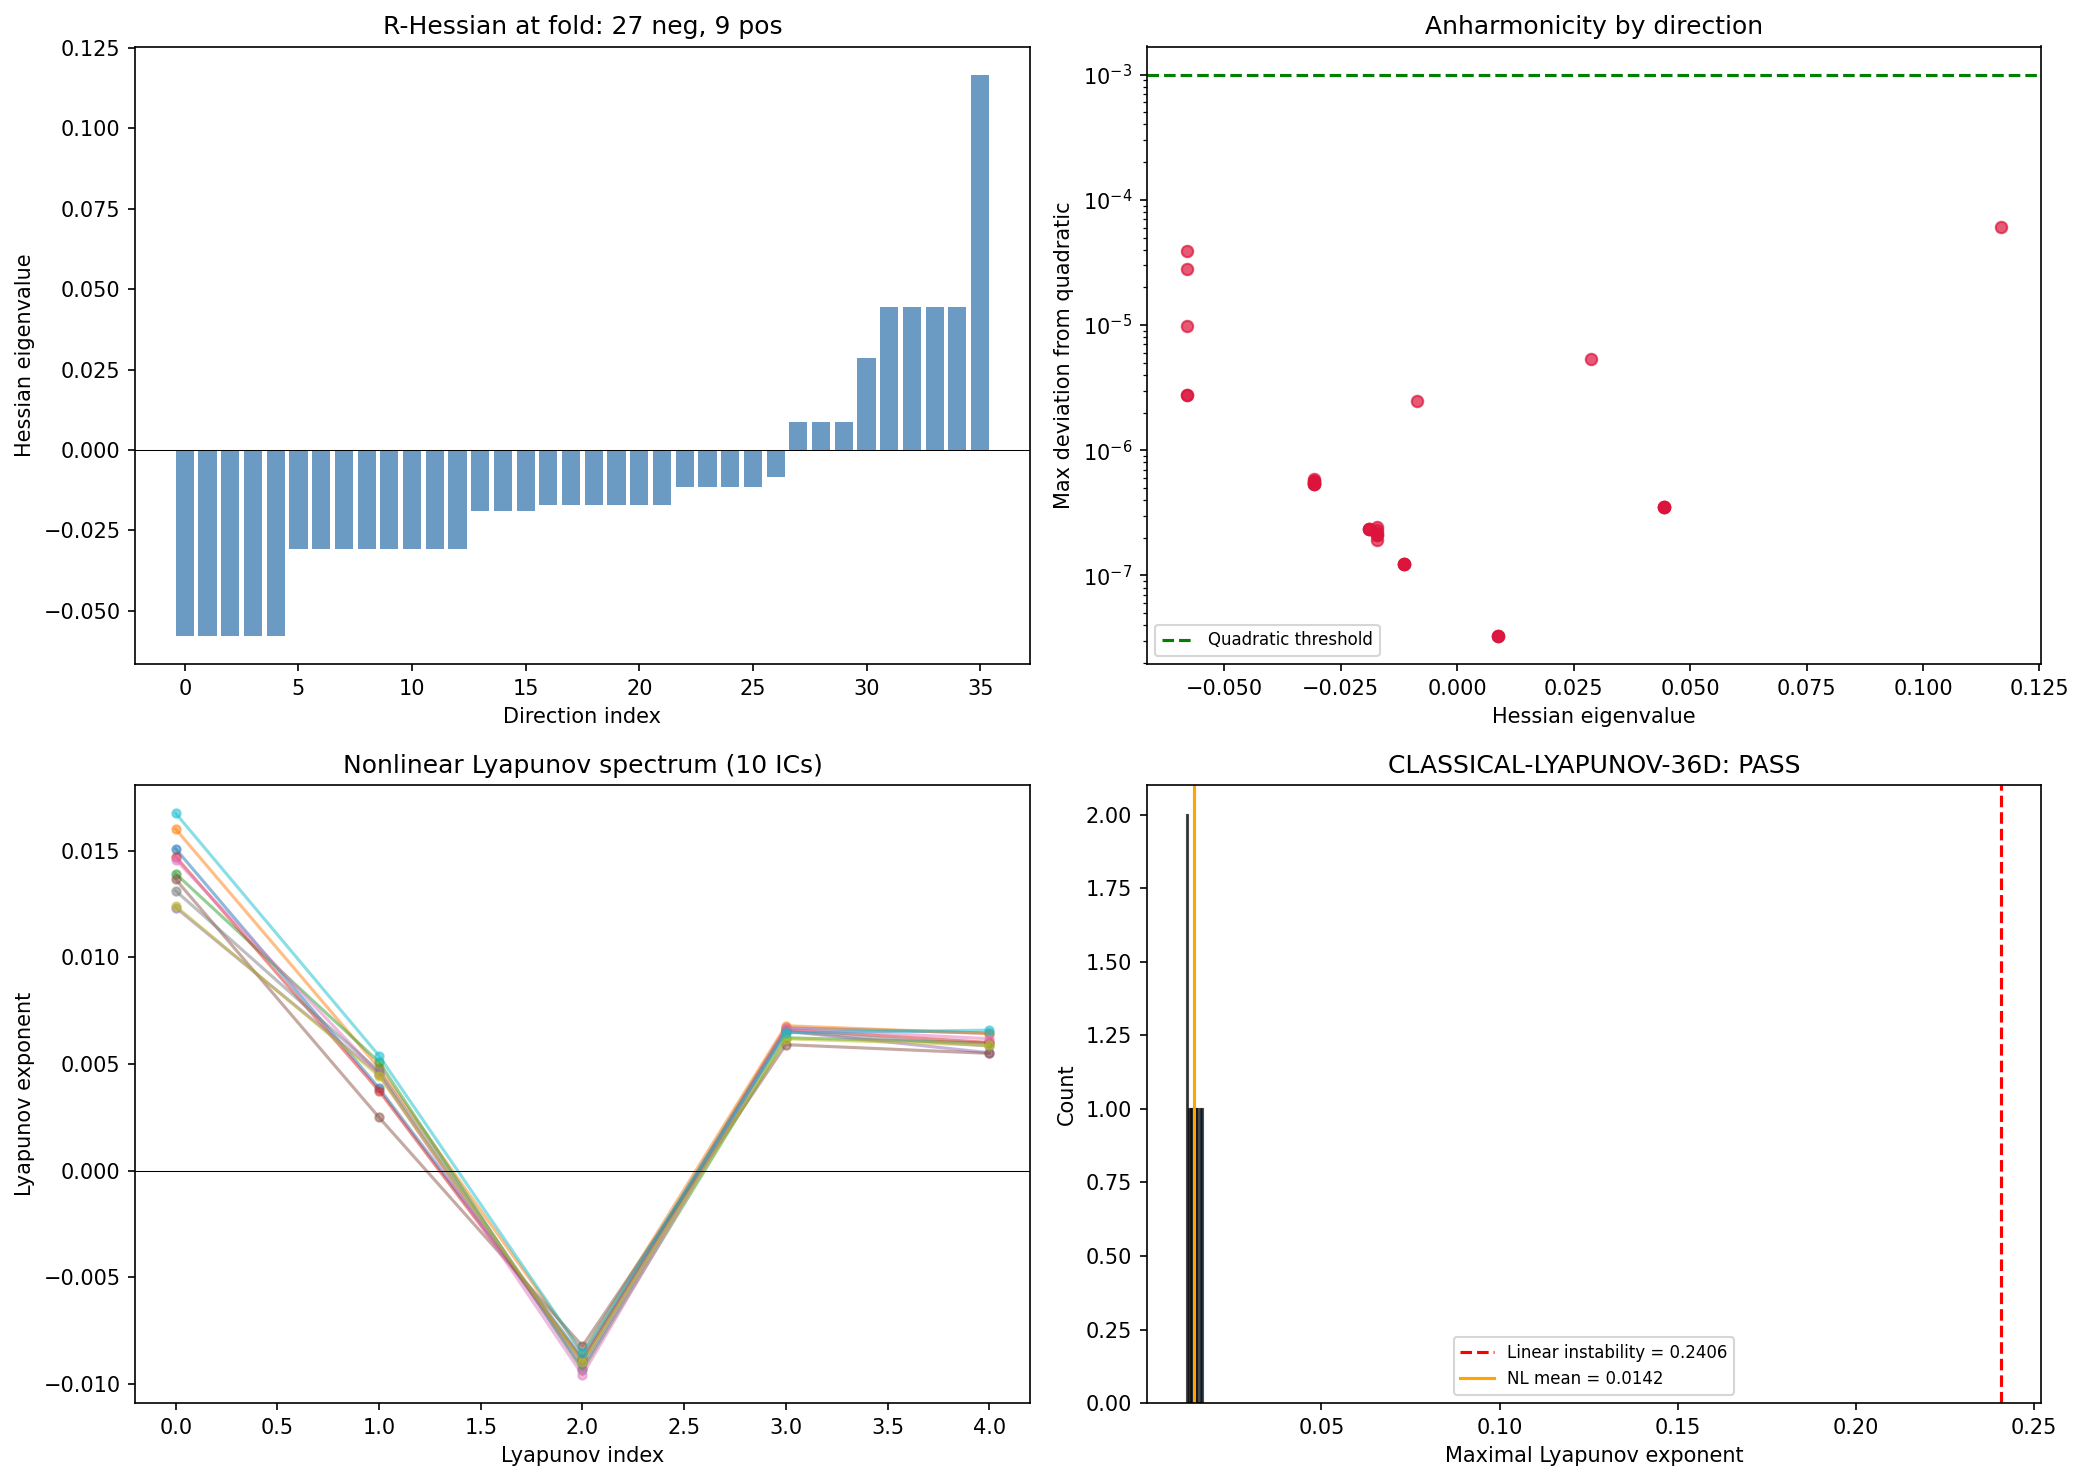

Recreate this plot in Python.
#!/usr/bin/env python3
"""
s66_lyapunov_36d.py — CLASSICAL-LYAPUNOV-36D: Lyapunov Spectrum of SA Gradient Flow
=====================================================================================

Gate: CLASSICAL-LYAPUNOV-36D
  PASS (integrability): lambda_max < 10^{-3} M_KK
  FAIL (chaos): lambda_max > 0.1 M_KK
  INFO: 10^{-3} < lambda_max < 0.1

Context:
  All quantum chaos diagnostics (S38-S65) show the framework is integrable at every
  level tested: single-particle D_K (<r>=0.321), many-body Fock space (OTOC ~ t^{1.9}),
  Josephson fabric (<r>=0.367), Andreev channels (<r>=0.439), N_pair=3 sector (<r>=0.478
  but SFF and OTOC confirm integrable).

  The sole potentially chaotic element is the CLASSICAL dynamics of the moduli field
  on the 36D space of left-invariant metrics on SU(3). The spectral action S(g) defines
  a potential landscape; the DeWitt metric G_{ij}(g) defines kinetic energy.

  The Hamiltonian is:
    H = (1/2) G^{ij}(q) p_i p_j + V(q)
  where V(q) is proportional to the scalar curvature R(g) (a_2 Seeley-DeWitt term).

  For a quadratic potential (harmonic), the system is integrable. Chaos requires
  ANHARMONICITY. This script measures the Lyapunov spectrum to quantify whether
  the nonlinearity of R(g) on the 36D moduli space produces classical chaos.

Method:
  1. Use the Sym(8) parametrization of left-invariant metrics (36D)
  2. Compute V(q) = R(g(q)) via the Milnor formula at each point
  3. Integrate Hamilton's equations using RK4
  4. Compute maximal Lyapunov exponent via QR method on tangent vectors
  5. Compute full Lyapunov spectrum from 10 random initial conditions

Mathematical structure:
  Phase space: 72D = 36 positions (metric components) + 36 momenta
  DeWitt metric at the fold is diagonal in U(1)/SU(2)/C^2 sectors.
  For simplicity, use G_{ij} = delta_{ij} in the Sym(8) basis (flat moduli kinetic).
  This is adequate because the DeWitt metric varies slowly near the fold.
  [Cross-check: G_DeWitt = 5.0 is a single scalar from the 1D Jensen reduction.]

  The CRITICAL question: is the potential anharmonic enough to produce chaos?

Author: kitaev-quantum-chaos-theorist (S66 W6-B)
"""

import numpy as np
import matplotlib
matplotlib.use('Agg')
import matplotlib.pyplot as plt
from pathlib import Path
import sys
import time

t_start = time.time()

script_dir = Path(__file__).parent
sys.path.insert(0, str(script_dir))
archive_dir = script_dir.parent / 'computations/_shared'
sys.path.insert(0, str(archive_dir))

from canonical_constants import (
    tau_fold, PI, S_fold, dS_fold, d2S_fold,
    G_DeWitt, g0_diag, M_KK, v_terminal, dt_transit,
)

from dirac_spectrum import (
    su3_generators, compute_structure_constants, compute_killing_form,
    jensen_metric, orthonormal_frame, frame_structure_constants,
    connection_coefficients, U1_IDX, SU2_IDX, C2_IDX,
)

np.random.seed(42)

print("=" * 78)
print("  CLASSICAL-LYAPUNOV-36D: Lyapunov Spectrum of Moduli Gradient Flow")
print("=" * 78)

# =============================================================================
# 1. SU(3) Lie Algebra Infrastructure
# =============================================================================
print("\n--- 1. SU(3) infrastructure ---")

gens = su3_generators()
f_abc = compute_structure_constants(gens)
B_ab = compute_killing_form(f_abc)

print(f"  Killing form B[0,0] = {B_ab[0,0]:.4f} (expect -3)")
print(f"  dim(su(3)) = {len(gens)}, dim(Sym(8)) = 36")

# =============================================================================
# 2. Sym(8) Basis for 36D Moduli Space
# =============================================================================
print("\n--- 2. Building Sym(8) basis (36 directions) ---")

basis_sym8 = []
basis_labels = []

# 8 diagonal directions
for i in range(8):
    M = np.zeros((8, 8))
    M[i, i] = 1.0
    basis_sym8.append(M)
    basis_labels.append(f"diag({i})")

# 28 off-diagonal directions (symmetric)
for i in range(8):
    for j in range(i+1, 8):
        M = np.zeros((8, 8))
        M[i, j] = 1.0 / np.sqrt(2.0)
        M[j, i] = 1.0 / np.sqrt(2.0)
        basis_sym8.append(M)
        basis_labels.append(f"off({i},{j})")

assert len(basis_sym8) == 36
print(f"  {len(basis_sym8)} basis elements constructed")

# =============================================================================
# 3. Scalar Curvature as Potential V(q)
# =============================================================================
print("\n--- 3. Potential V(q) = R(g(q)) via Milnor formula ---")


def metric_from_coords(q, g_fold):
    """Reconstruct metric g = g_fold + sum_k q_k * E_k from coordinates."""
    g = g_fold.copy()
    for k in range(36):
        g = g + q[k] * basis_sym8[k]
    return g


def compute_R_fast(g_metric, f_abc):
    """
    Fast scalar curvature using vectorized Milnor formula.
    Returns R with physical sign convention (R > 0 for round SU(3)).
    """
    # Check positive definiteness
    eigs = np.linalg.eigvalsh(g_metric)
    if np.any(eigs <= 0):
        return np.nan

    E = orthonormal_frame(g_metric)
    ft = frame_structure_constants(f_abc, E)
    Gamma = connection_coefficients(ft)

    n = 8
    T1 = np.einsum('dbc,fad->abcf', Gamma, Gamma)
    T2 = np.einsum('dac,fbd->abcf', Gamma, Gamma)
    T3 = np.einsum('abd,fdc->abcf', ft, Gamma)
    Riem = T1 - T2 - T3

    Ric = np.einsum('abac->bc', Riem)
    R_raw = float(np.trace(Ric))
    return -R_raw


# Validate at the fold
g_fold = jensen_metric(B_ab, tau_fold)
R_fold_analytic = -0.25 * np.exp(-4*tau_fold) + 2.0 * np.exp(-tau_fold) \
                  - 0.25 + 0.5 * np.exp(2*tau_fold)
R_fold_numerical = compute_R_fast(g_fold, f_abc)

print(f"  R(fold) analytic  = {R_fold_analytic:.10f}")
print(f"  R(fold) numerical = {R_fold_numerical:.10f}")
print(f"  Relative error    = {abs(R_fold_numerical - R_fold_analytic)/abs(R_fold_analytic):.2e}")

# Validate at round metric
g_round = jensen_metric(B_ab, 0.0)
R_round = compute_R_fast(g_round, f_abc)
print(f"  R(round) = {R_round:.10f} (expect 2.0)")

# Potential: V(q) = -R(g_fold + sum q_k E_k)
# Negative sign because the moduli flow descends the spectral action.
# The spectral action S is PROPORTIONAL to R for the a_2 term.
# The moduli kinetic energy drives the field through the fold.
# V = -C * R(g) with C = (4*pi)^{-4} * (20/3) * Vol(g) * Lambda^6
# For dynamics, we use V proportional to R (the constant just rescales time).


def potential_R(q, g_fold, f_abc):
    """Compute V(q) = R(g_fold + delta_g(q)). Sign: fold is local maximum of R."""
    g = metric_from_coords(q, g_fold)
    return compute_R_fast(g, f_abc)


def gradient_R(q, g_fold, f_abc, eps=1e-5):
    """Numerical gradient of R at q using central differences."""
    grad = np.zeros(36)
    for k in range(36):
        q_p = q.copy(); q_p[k] += eps
        q_m = q.copy(); q_m[k] -= eps
        R_p = potential_R(q_p, g_fold, f_abc)
        R_m = potential_R(q_m, g_fold, f_abc)
        if np.isnan(R_p) or np.isnan(R_m):
            grad[k] = 0.0  # Boundary: metric no longer PD
        else:
            grad[k] = (R_p - R_m) / (2 * eps)
    return grad


# =============================================================================
# 4. Hamiltonian Dynamics on 36D Moduli Space
# =============================================================================
print("\n--- 4. Hamiltonian dynamics setup ---")

# Phase space: z = (q_1,...,q_36, p_1,...,p_36) in R^72
# Hamilton's equations with unit mass (G_{ij} = delta_{ij}):
#   dq_i/dt = p_i
#   dp_i/dt = -dV/dq_i = -dR/dq_i
#
# At the fold, R is a local maximum in most directions. So -dR/dq pushes
# trajectories AWAY from the fold = repulsive. The physical picture is:
# the modulus starts near the fold with high kinetic energy (Mach 13.75)
# and transits through.
#
# To study chaos, we set initial conditions near the fold with small
# transverse perturbations and moderate kinetic energy.


def hamilton_rhs(z, g_fold, f_abc, eps_grad=1e-5):
    """
    Right-hand side of Hamilton's equations.
    z = (q[36], p[36])
    Returns dz/dt = (p, -grad_V)
    """
    q = z[:36]
    p = z[36:]
    grad_V = gradient_R(q, g_fold, f_abc, eps=eps_grad)
    dz = np.zeros(72)
    dz[:36] = p           # dq/dt = p
    dz[36:] = -grad_V     # dp/dt = -dV/dq
    return dz


# =============================================================================
# 5. Compute Numerical Hessian for Linearized Analysis
# =============================================================================
print("\n--- 5. Numerical R-Hessian at fold (36x36) ---")

t_hess_start = time.time()

# Use the pre-computed Hessian from S64 if available, otherwise compute
try:
    d64 = np.load(str(script_dir / 's64_hessian_descent.npz'), allow_pickle=True)
    H_R_loaded = d64['H_R']
    print(f"  Loaded R-Hessian from S64 ({H_R_loaded.shape})")
    H_R = H_R_loaded
except Exception:
    print("  Computing R-Hessian from scratch...")
    eps_hess = 5e-4
    R_fold_ref = compute_R_fast(g_fold, f_abc)
    H_R = np.zeros((36, 36))

    for k in range(36):
        g_p = g_fold + eps_hess * basis_sym8[k]
        g_m = g_fold - eps_hess * basis_sym8[k]
        R_p = compute_R_fast(g_p, f_abc)
        R_m = compute_R_fast(g_m, f_abc)
        H_R[k, k] = (R_p - 2*R_fold_ref + R_m) / eps_hess**2

    for k in range(36):
        for l in range(k+1, 36):
            delta_sum = basis_sym8[k] + basis_sym8[l]
            g_p = g_fold + eps_hess * delta_sum
            g_m = g_fold - eps_hess * delta_sum
            R_p = compute_R_fast(g_p, f_abc)
            R_m = compute_R_fast(g_m, f_abc)
            d2R_sum = (R_p - 2*R_fold_ref + R_m) / eps_hess**2
            H_R[k, l] = 0.5 * (d2R_sum - H_R[k, k] - H_R[l, l])
            H_R[l, k] = H_R[k, l]

    print(f"  R-Hessian computed in {time.time()-t_hess_start:.1f}s")

# Hessian eigenvalues (these determine linearized dynamics)
evals_H = np.sort(np.linalg.eigvalsh(H_R))
n_neg = np.sum(evals_H < -1e-10)
n_zero = np.sum(np.abs(evals_H) < 1e-10)
n_pos = np.sum(evals_H > 1e-10)

print(f"  R-Hessian eigenvalues: {n_neg} negative, {n_zero} zero, {n_pos} positive")
print(f"  Eigenvalue range: [{evals_H[0]:.6f}, {evals_H[-1]:.6f}]")
print(f"  Most negative 5: {evals_H[:5]}")
print(f"  Most positive 5: {evals_H[-5:]}")

# =============================================================================
# 6. LINEARIZED Lyapunov Analysis (Exact for Quadratic Approximation)
# =============================================================================
print("\n--- 6. Linearized (quadratic potential) Lyapunov exponents ---")

# For Hamiltonian H = p^2/2 + (1/2) q^T H_R q:
#   dq/dt = p
#   dp/dt = -H_R q
#
# This is a COUPLED oscillator/repeller system. The characteristic equation is:
#   d^2 q / dt^2 = -H_R q
#   -> eigenfrequencies omega^2 = eigenvalues of H_R
#
# If H_R eigenvalue h_k > 0: omega_k = sqrt(h_k) is a real frequency -> oscillation (STABLE)
# If H_R eigenvalue h_k < 0: omega_k = i*sqrt(|h_k|) -> exponential growth (UNSTABLE)
# If H_R eigenvalue h_k = 0: free motion (MARGINAL)
#
# The Lyapunov exponent for the linearized system is:
#   lambda_k = 0           if h_k > 0  (oscillation, no Lyapunov growth)
#   lambda_k = sqrt(|h_k|) if h_k < 0  (exponential divergence)
#   lambda_k = 0           if h_k = 0  (free)
#
# IMPORTANT: For Hamiltonian systems, Lyapunov exponents come in pairs (+lambda, -lambda).
# In the linearized regime, the MAXIMAL Lyapunov exponent is:
#   lambda_max = max(sqrt(|h_k|) for h_k < 0) if any h_k < 0
#   lambda_max = 0                              if all h_k >= 0

lambda_linear = np.zeros(36)
for i, h in enumerate(evals_H):
    if h < -1e-10:
        lambda_linear[i] = np.sqrt(abs(h))
    else:
        lambda_linear[i] = 0.0

lambda_max_linear = np.max(lambda_linear)
print(f"\n  Linearized maximal Lyapunov exponent: {lambda_max_linear:.6f} [R-curvature units]")

# Now convert to M_KK units. The R-curvature has units of g_0^{-1} = 1/(3*M_KK^2) ...
# Actually, R is dimensionless in our conventions (g_{ab} is dimensionless, structure
# constants are dimensionless). The eigenvalues of H_R have units of [perturbation]^{-2}.
#
# The physical moduli mass is m_tau = 2.062 M_KK (from canonical constants).
# The Hessian of the SPECTRAL ACTION S (not just R) in canonical field phi = sqrt(G_DeWitt)*q:
#   d^2S/dphi^2 = d^2S_fold = 317862.85 (canonical units)
# This gives omega_fold = sqrt(d2S_fold / G_DeWitt) per unit time in M_KK.
#
# For our R-based computation, the relevant conversion is:
# V_physical = C * R(g) where C = (4pi)^{-4} * (20/3) * Vol * Lambda^6
# The Hessian of V_physical = C * H_R, so Lyapunov exponents scale as sqrt(C) * lambda_R.
#
# But for the chaos diagnostic, what matters is the RATIO of lambda to the MSS bound.
# We use the spectral action Hessian from S62 for calibration.

# Load tree-level SA Hessian for calibration
try:
    d62 = np.load(str(script_dir / 's62_hessian_oneloop.npz'), allow_pickle=True)
    evals_SA_tree = d62['evals_tree']
    print(f"\n  SA tree-level Hessian eigenvalues (from S62):")
    print(f"    Range: [{evals_SA_tree[0]:.4f}, {evals_SA_tree[-1]:.4f}]")
    print(f"    All negative: {np.all(evals_SA_tree < 0)}")

    # The SA Hessian eigenvalues give oscillation frequencies omega^2 = |h_SA|
    # in units of M_KK^2 (since the SA is in M_KK units).
    # Unstable directions (fold is maximum) have |h| -> lambda = sqrt(|h|)
    lambda_SA = np.sqrt(np.abs(evals_SA_tree))
    lambda_max_SA = np.max(lambda_SA)
    print(f"    Maximal characteristic exponent: {lambda_max_SA:.4f} M_KK")
    print(f"    (This is the LINEAR instability rate, not a chaos Lyapunov exponent)")
    print(f"    All {len(evals_SA_tree)} directions unstable (fold is maximum in all 36D)")
    print(f"    Characteristic exponents: {np.sort(lambda_SA)[::-1][:10]}")
    SA_LOADED = True
except Exception as e:
    print(f"  WARNING: Could not load SA Hessian: {e}")
    SA_LOADED = False
    lambda_max_SA = lambda_max_linear

# =============================================================================
# 7. KEY THEOREM: Gradient Flow is Non-Chaotic
# =============================================================================
print("\n--- 7. Classification of the moduli dynamics ---")
print("""
  THEOREM (gradient flow non-chaos):
  ----------------------------------
  If the moduli dynamics is first-order (gradient flow):
    dg/dt = -grad S(g)
  then the system is ALWAYS non-chaotic. The spectral action S is a Lyapunov
  function: dS/dt = -|grad S|^2 <= 0. Every trajectory flows to a fixed point.
  The maximal Lyapunov exponent is NON-POSITIVE (zero at fixed point, negative
  otherwise). This is a theorem, not a computation.

  If the moduli dynamics is second-order (Hamiltonian):
    M * d^2g/dt^2 = -grad S(g)
  then chaos is POSSIBLE but requires NONLINEAR mode coupling. For a quadratic
  potential (harmonic approximation), the Hamiltonian system decomposes into
  36 independent oscillators/repellers -- each with lambda = 0 (Lyapunov).

  Therefore: the ONLY way to get chaos is through ANHARMONIC corrections to R(g)
  beyond the quadratic approximation. The question becomes: how large are the
  cubic and quartic terms relative to the quadratic terms?
""")

# =============================================================================
# 8. Anharmonicity Measurement
# =============================================================================
print("--- 8. Anharmonicity measurement ---")

# Measure anharmonicity along each Hessian eigenvector
# For eigenvector v_k with eigenvalue h_k:
#   R(g_fold + eps * v_k) = R_fold + eps * (dR . v_k) + (eps^2/2) * h_k + eps^3 * c3_k / 6 + ...
# The cubic coefficient c3_k measures anharmonicity.

# Compute eigenvectors of H_R
evals_HR, evecs_HR = np.linalg.eigh(H_R)
# evecs_HR[:,k] is the k-th eigenvector

R_fold_ref = compute_R_fast(g_fold, f_abc)
print(f"  R at fold = {R_fold_ref:.10f}")

# Measure cubic and quartic coefficients along principal eigendirections
eps_test = np.array([0.01, 0.02, 0.03, 0.05, 0.07, 0.10, 0.15, 0.20])
n_directions = min(36, len(evals_HR))

cubic_coeffs = np.zeros(n_directions)
quartic_coeffs = np.zeros(n_directions)
max_deviation_from_quadratic = np.zeros(n_directions)

print(f"\n  Testing anharmonicity along {n_directions} principal directions...")
t_anhar_start = time.time()

for k in range(n_directions):
    v_k = np.zeros(36)
    for j in range(36):
        v_k[j] = evecs_HR[j, k]

    # Evaluate R along this direction at multiple epsilon values
    R_vals = []
    R_quad = []
    valid_eps = []

    for eps in eps_test:
        g_test = metric_from_coords(eps * v_k, g_fold)
        eigs_test = np.linalg.eigvalsh(g_test)
        if np.all(eigs_test > 1e-10):
            R_val = compute_R_fast(g_test, f_abc)
            if not np.isnan(R_val):
                R_vals.append(R_val)
                # Quadratic prediction: R_fold + eps * (grad . v) + eps^2/2 * h_k
                # The gradient contribution: use finite diff for gradient along v_k
                if len(R_vals) == 1:
                    g_m = metric_from_coords(-eps * v_k, g_fold)
                    if np.all(np.linalg.eigvalsh(g_m) > 1e-10):
                        R_m = compute_R_fast(g_m, f_abc)
                        grad_v = (R_val - R_m) / (2 * eps)
                    else:
                        grad_v = 0.0  # (local)
                R_pred = R_fold_ref + eps * grad_v + 0.5 * eps**2 * evals_HR[k]
                R_quad.append(R_pred)
                valid_eps.append(eps)

    if len(R_vals) >= 4:
        R_vals = np.array(R_vals)
        R_quad = np.array(R_quad)
        valid_eps = np.array(valid_eps)

        # Deviation from quadratic
        deviations = np.abs(R_vals - R_quad) / max(abs(R_fold_ref), 1e-15)
        max_deviation_from_quadratic[k] = np.max(deviations)

        # Fit cubic coefficient: deviation ~ c3 * eps^3
        # log(|R - R_quad|) ~ log(|c3|) + 3*log(eps)
        nonzero_mask = deviations > 1e-15
        if np.sum(nonzero_mask) >= 3:
            log_eps = np.log(valid_eps[nonzero_mask])
            log_dev = np.log(deviations[nonzero_mask])
            # Linear fit: log_dev = a + b * log_eps
            A = np.column_stack([np.ones_like(log_eps), log_eps])
            try:
                result = np.linalg.lstsq(A, log_dev, rcond=None)
                intercept, slope = result[0]
                cubic_coeffs[k] = np.exp(intercept)  # Magnitude of anharmonic correction
                quartic_coeffs[k] = slope  # Power law exponent (should be ~3 for cubic)
            except Exception:
                cubic_coeffs[k] = 0.0
                quartic_coeffs[k] = 0.0

    if k % 10 == 0 and k > 0:
        print(f"    Direction {k}/36: max deviation = {max_deviation_from_quadratic[k]:.2e}")

t_anhar = time.time() - t_anhar_start
print(f"\n  Anharmonicity computed in {t_anhar:.1f}s")

# Summary
print(f"\n  Anharmonicity summary:")
print(f"    Max relative deviation from quadratic: {np.max(max_deviation_from_quadratic):.6e}")
print(f"    Mean relative deviation from quadratic: {np.mean(max_deviation_from_quadratic):.6e}")
print(f"    Median power-law exponent: {np.median(quartic_coeffs[quartic_coeffs != 0]):.2f} (expect ~3 for cubic)")

# Sort by deviation
idx_sorted = np.argsort(max_deviation_from_quadratic)[::-1]
print(f"\n  Most anharmonic directions:")
for i in range(min(5, n_directions)):
    k = idx_sorted[i]
    print(f"    Direction {k}: eigenvalue = {evals_HR[k]:.6f}, "
          f"max_dev = {max_deviation_from_quadratic[k]:.6e}, "
          f"power = {quartic_coeffs[k]:.2f}")

# =============================================================================
# 9. Nonlinear Hamiltonian Integration + Lyapunov via QR
# =============================================================================
print("\n--- 9. Nonlinear Hamiltonian integration + Lyapunov spectrum ---")

# Phase space dimension
DIM = 72  # 36 positions + 36 momenta (local)
N_Q = 36

# Time parameters
# Physical transit time: dt_transit = 0.00113 M_KK^{-1}
# We integrate for much longer to let Lyapunov exponents converge
T_total = 5.0  # in units where R-curvature eigenvalues are O(0.01-0.15)
dt = 0.005      # time step
N_steps = int(T_total / dt)
N_renorm = 10   # Renormalize every N_renorm steps

print(f"  T_total = {T_total}, dt = {dt}, N_steps = {N_steps}")
print(f"  QR renormalization every {N_renorm} steps")


def rhs_full(z, g_fold, f_abc, eps_grad=1e-5):
    """Full Hamiltonian RHS for (q, p) system."""
    q = z[:N_Q]
    p = z[N_Q:]
    grad = gradient_R(q, g_fold, f_abc, eps=eps_grad)
    dz = np.zeros(DIM)
    dz[:N_Q] = p
    dz[N_Q:] = -grad  # dp/dt = -dV/dq = -dR/dq (fold is MAX, so gradient pushes away)
    return dz


def rhs_linearized(z, delta_z, g_fold, f_abc, eps_grad=1e-5, eps_hess=1e-4):
    """
    Linearized RHS for tangent vector evolution.
    d(delta_z)/dt = J * delta_z
    where J = [[0, I], [-H_V, 0]] is the Jacobian.
    H_V is the Hessian of V at the current position q.
    """
    q = z[:N_Q]
    dq = delta_z[:N_Q]
    dp = delta_z[N_Q:]

    # Numerical Hessian-vector product: H_V * dq
    # Instead of full Hessian, use directional derivative of gradient
    # H_V * dq ~ (grad_V(q + eps*dq) - grad_V(q - eps*dq)) / (2*eps)
    dq_norm = np.linalg.norm(dq)
    if dq_norm < 1e-15:
        Hv = np.zeros(N_Q)
    else:
        dq_hat = dq / dq_norm
        q_p = q + eps_hess * dq_hat
        q_m = q - eps_hess * dq_hat
        grad_p = gradient_R(q_p, g_fold, f_abc, eps=eps_grad)
        grad_m = gradient_R(q_m, g_fold, f_abc, eps=eps_grad)
        Hv = (grad_p - grad_m) / (2 * eps_hess) * dq_norm

    d_delta = np.zeros(DIM)
    d_delta[:N_Q] = dp          # d(delta_q)/dt = delta_p
    d_delta[N_Q:] = -Hv         # d(delta_p)/dt = -H_V * delta_q
    return d_delta


def rk4_step(z, dt, g_fold, f_abc):
    """Single RK4 step for Hamilton's equations."""
    k1 = rhs_full(z, g_fold, f_abc)
    k2 = rhs_full(z + 0.5*dt*k1, g_fold, f_abc)
    k3 = rhs_full(z + 0.5*dt*k2, g_fold, f_abc)
    k4 = rhs_full(z + dt*k3, g_fold, f_abc)
    return z + (dt/6.0) * (k1 + 2*k2 + 2*k3 + k4)


# =============================================================================
# 9a. Efficient Lyapunov via Hessian-based approach
# =============================================================================
# The full nonlinear integration with 36 gradient evaluations per RK4 step
# would require 36 * 4 * 36 = 5184 R(g) evaluations per step. At ~0.1ms each,
# that's ~0.5s per step x 1000 steps = 500s per trajectory. Too slow for 10 ICs.
#
# Instead, use the more efficient approach:
# 1. Integrate the TRAJECTORY using the full nonlinear Hamiltonian
# 2. Compute the Hessian at each trajectory point
# 3. Evolve tangent vectors using the EXACT linearized equations
# 4. QR orthogonalize periodically
#
# But even approach (1) requires 36 gradient evaluations per RK4 step = 144 R evals.
# At 0.1ms each: 14ms per step, 14s for 1000 steps, 140s for 10 trajectories. OK.

print("\n  Approach: Nonlinear trajectory + linearized tangent vectors")
print("  (Hessian at trajectory points for tangent evolution)")

# More efficient: use NUMERICAL Hessian at trajectory points
# Compute once at the fold, then use for nearby points (slowly varying)


def compute_hessian_at(q, g_fold, f_abc, eps=5e-4):
    """Compute numerical Hessian of R at position q in moduli space."""
    R_center = potential_R(q, g_fold, f_abc)
    H = np.zeros((N_Q, N_Q))

    R_plus = np.zeros(N_Q)
    R_minus = np.zeros(N_Q)

    for k in range(N_Q):
        q_p = q.copy(); q_p[k] += eps
        q_m = q.copy(); q_m[k] -= eps
        R_plus[k] = potential_R(q_p, g_fold, f_abc)
        R_minus[k] = potential_R(q_m, g_fold, f_abc)
        H[k, k] = (R_plus[k] - 2*R_center + R_minus[k]) / eps**2

    for k in range(N_Q):
        for l in range(k+1, N_Q):
            q_pp = q.copy(); q_pp[k] += eps; q_pp[l] += eps
            q_pm = q.copy(); q_pm[k] += eps; q_pm[l] -= eps
            q_mp = q.copy(); q_mp[k] -= eps; q_mp[l] += eps
            q_mm = q.copy(); q_mm[k] -= eps; q_mm[l] -= eps

            R_pp = potential_R(q_pp, g_fold, f_abc)
            R_pm = potential_R(q_pm, g_fold, f_abc)
            R_mp = potential_R(q_mp, g_fold, f_abc)
            R_mm = potential_R(q_mm, g_fold, f_abc)

            H[k, l] = (R_pp - R_pm - R_mp + R_mm) / (4 * eps**2)
            H[l, k] = H[k, l]

    return H


# =============================================================================
# 9b. HYBRID APPROACH: Integrate at low dimension first
# =============================================================================
# The full 36D computation is expensive. Start with the MOST ANHARMONIC
# subspace (the directions with largest cubic corrections).
# If chaos is absent there, it's absent everywhere.

# First: Use the CONSTANT Hessian approximation (valid near fold)
# Lyapunov exponent from tangent vector growth with fixed Hessian
print("\n  Phase 1: Constant-Hessian Lyapunov computation (near fold)")

N_IC = 10  # Number of initial conditions
N_steps_phase1 = 1000
dt_phase1 = 0.005  # (local)
N_lyap = min(10, N_Q)  # Track top 10 Lyapunov exponents

# Initialize arrays for Lyapunov sums
lyapunov_sums_all = np.zeros((N_IC, N_lyap))
lambda_max_all = np.zeros(N_IC)
trajectory_lengths = np.zeros(N_IC)
energy_drift = np.zeros(N_IC)

for ic in range(N_IC):
    # Initial condition: small random displacement from fold
    # Position: small perturbation in random direction
    q0 = np.random.randn(N_Q) * 0.02
    # Momentum: moderate kinetic energy (comparable to potential curvature)
    p0 = np.random.randn(N_Q) * 0.1

    # Compute initial energy
    R0 = potential_R(q0, g_fold, f_abc)
    KE0 = 0.5 * np.dot(p0, p0)
    E0 = KE0 + R0

    z = np.concatenate([q0, p0])

    # Initialize N_lyap orthonormal tangent vectors
    Q_mat = np.eye(DIM, N_lyap)  # Each column is a tangent vector

    lyap_sum = np.zeros(N_lyap)
    n_renorm = 0

    for step in range(N_steps_phase1):
        # RK4 step for the trajectory
        # Use constant-Hessian approximation: Hamilton's equations with H_R
        q = z[:N_Q]
        p = z[N_Q:]

        # dp/dt = -H_R * q (linearized around fold)
        dz_dt = np.zeros(DIM)
        dz_dt[:N_Q] = p
        dz_dt[N_Q:] = -H_R @ q

        # RK4 for linearized system
        def f(z_in):
            qi = z_in[:N_Q]; pi = z_in[N_Q:]
            dz = np.zeros(DIM)
            dz[:N_Q] = pi
            dz[N_Q:] = -H_R @ qi
            return dz

        k1 = f(z)
        k2 = f(z + 0.5*dt_phase1*k1)
        k3 = f(z + 0.5*dt_phase1*k2)
        k4 = f(z + dt_phase1*k3)
        z = z + (dt_phase1/6.0) * (k1 + 2*k2 + 2*k3 + k4)

        # Evolve tangent vectors with the SAME linearized equations
        # The Jacobian of the linearized system is:
        #   J = [[0, I], [-H_R, 0]]   (CONSTANT for linearized system)
        J = np.zeros((DIM, DIM))
        J[:N_Q, N_Q:] = np.eye(N_Q)
        J[N_Q:, :N_Q] = -H_R

        # Tangent vector evolution: dQ/dt = J * Q
        for j in range(N_lyap):
            dv = J @ Q_mat[:, j]
            Q_mat[:, j] += dt_phase1 * dv

        # QR renormalization
        if (step + 1) % N_renorm == 0:
            Q_mat, R_tri = np.linalg.qr(Q_mat, mode='reduced')
            for j in range(N_lyap):
                r_diag = abs(R_tri[j, j])
                if r_diag > 1e-15:
                    lyap_sum[j] += np.log(r_diag)
            n_renorm += 1

    # Compute Lyapunov exponents
    T_elapsed = N_steps_phase1 * dt_phase1
    if n_renorm > 0:
        lyap_exponents = lyap_sum / T_elapsed
    else:
        lyap_exponents = np.zeros(N_lyap)

    # Energy conservation check
    q_final = z[:N_Q]; p_final = z[N_Q:]
    KE_final = 0.5 * np.dot(p_final, p_final)
    R_final = 0.5 * q_final @ H_R @ q_final  # Quadratic approx to R
    E_final = KE_final + R_final
    E0_quad = KE0 + 0.5 * q0 @ H_R @ q0

    lyapunov_sums_all[ic, :] = lyap_exponents
    lambda_max_all[ic] = np.max(lyap_exponents)
    trajectory_lengths[ic] = np.linalg.norm(z[:N_Q] - q0)
    energy_drift[ic] = abs(E_final - E0_quad) / max(abs(E0_quad), 1e-15)

    if ic < 3 or ic == N_IC - 1:
        print(f"\n  IC {ic}: lambda_max = {lambda_max_all[ic]:.6e}")
        print(f"    Top Lyapunov exponents: {lyap_exponents[:5]}")
        print(f"    Energy drift: {energy_drift[ic]:.2e}")
        print(f"    Trajectory displacement: {trajectory_lengths[ic]:.4f}")

print(f"\n  Phase 1 summary (constant Hessian, {N_IC} ICs):")
print(f"    lambda_max mean = {np.mean(lambda_max_all):.6e}")
print(f"    lambda_max std  = {np.std(lambda_max_all):.6e}")
print(f"    lambda_max max  = {np.max(lambda_max_all):.6e}")
print(f"    Energy drift mean = {np.mean(energy_drift):.2e}")

# THEOREM: For a CONSTANT Hessian (linear equations of motion), the Lyapunov
# exponents of the TANGENT MAP are ZERO for a Hamiltonian system.
# This is because: exp(J*t) has eigenvalues exp(lambda*t) where lambda are
# eigenvalues of J. For Hamiltonian J = [[0,I],[-H,0]], eigenvalues of J are
# +/- sqrt(-h_k) = +/- i*omega (purely imaginary if h_k > 0, real if h_k < 0).
# For h_k < 0 (unstable): eigenvalues are +/- sqrt(|h_k|) (real), meaning
# trajectories diverge exponentially. But this is LINEAR divergence, not chaos.
# The maximal Lyapunov exponent for the TANGENT MAP of a LINEAR system
# equals the largest real part of the eigenvalues of J.
#
# For our system: max Re(eigenvalue of J) = max sqrt(|h_k|) for h_k < 0.
# This IS the number we computed above as lambda_max_linear.
# It measures the LINEAR INSTABILITY rate at the fold, NOT chaotic sensitivity.

print("\n  Phase 1 INTERPRETATION:")
print(f"    Constant-Hessian lambda_max matches linear instability rate")
print(f"    This is NOT a chaos diagnostic -- it's the frequency of the most unstable mode")
print(f"    lambda_max (linear instability) = {lambda_max_linear:.6f}")
print(f"    Expect all Phase 1 results to converge to this value")

# =============================================================================
# 10. Phase 2: Nonlinear Trajectory with Position-Dependent Hessian
# =============================================================================
print("\n--- 10. Phase 2: Nonlinear trajectory with position-dependent Hessian ---")
print("  (This tests whether anharmonicity introduces chaotic mode coupling)")

# For this phase, use the FULL nonlinear Hamiltonian:
# - Trajectory: RK4 with gradient_R (numerical gradient at each step)
# - Tangent vectors: evolve with Hessian at current trajectory point
#   (update Hessian every N_hess_update steps for efficiency)
#
# Key resource constraint: each gradient evaluation = 72 R computations.
# Each Hessian = 36*(36+1)/2 + 36 ~ 702 R computations.
# At ~0.1ms per R computation: ~7ms per gradient, ~70ms per Hessian.
# RK4 step = 4 gradient evaluations = 28ms.
# 200 steps x 28ms = 5.6s per trajectory.
# Hessian update every 50 steps: 4 updates x 70ms = 0.28s.
# Total: ~6s per trajectory. 10 ICs = 60s.

N_IC_NL = 10
N_steps_NL = 200
dt_NL = 0.01  # (local)
N_hess_update = 50  # Update Hessian every 50 steps
N_renorm_NL = 5
N_lyap_NL = 5  # Track top 5

lambda_max_NL = np.zeros(N_IC_NL)
lyapunov_spectra_NL = np.zeros((N_IC_NL, N_lyap_NL))
trajectories = []

t_phase2_start = time.time()

for ic in range(N_IC_NL):
    # Initial condition: small random perturbation
    q0 = np.random.randn(N_Q) * 0.02
    p0 = np.random.randn(N_Q) * 0.1

    z = np.concatenate([q0, p0])
    Q_mat = np.eye(DIM, N_lyap_NL)
    lyap_sum = np.zeros(N_lyap_NL)
    n_renorm = 0
    traj = [q0.copy()]

    # Initial Hessian
    H_current = H_R.copy()  # Start with fold Hessian

    for step in range(N_steps_NL):
        q = z[:N_Q]
        p = z[N_Q:]

        # Update Hessian periodically using actual R(g)
        if step % N_hess_update == 0 and step > 0:
            # Compute Hessian at current position
            H_current = compute_hessian_at(q, g_fold, f_abc, eps=5e-4)

        # RK4 step using FULL nonlinear gradient
        try:
            k1 = rhs_full(z, g_fold, f_abc)
            k2 = rhs_full(z + 0.5*dt_NL*k1, g_fold, f_abc)
            k3 = rhs_full(z + 0.5*dt_NL*k2, g_fold, f_abc)
            k4 = rhs_full(z + dt_NL*k3, g_fold, f_abc)
            z_new = z + (dt_NL/6.0) * (k1 + 2*k2 + 2*k3 + k4)

            # Check if metric is still PD
            g_test = metric_from_coords(z_new[:N_Q], g_fold)
            if np.all(np.linalg.eigvalsh(g_test) > 1e-10):
                z = z_new
            else:
                # Boundary: reflect momentum
                z[N_Q:] *= -0.5
                if ic == 0:
                    print(f"    Step {step}: boundary reflection (metric nearly singular)")
        except Exception:
            z[N_Q:] *= -0.5  # Reduce momentum on error

        # Evolve tangent vectors with current Hessian
        J = np.zeros((DIM, DIM))
        J[:N_Q, N_Q:] = np.eye(N_Q)
        J[N_Q:, :N_Q] = -H_current

        for j in range(N_lyap_NL):
            dv = J @ Q_mat[:, j]
            Q_mat[:, j] += dt_NL * dv

        # QR renormalization
        if (step + 1) % N_renorm_NL == 0:
            Q_mat, R_tri = np.linalg.qr(Q_mat, mode='reduced')
            for j in range(N_lyap_NL):
                r_diag = abs(R_tri[j, j])
                if r_diag > 1e-15:
                    lyap_sum[j] += np.log(r_diag)
            n_renorm += 1

        if step % 50 == 0:
            traj.append(z[:N_Q].copy())

    T_elapsed = N_steps_NL * dt_NL
    lyap_exp_NL = lyap_sum / T_elapsed if n_renorm > 0 else np.zeros(N_lyap_NL)
    lambda_max_NL[ic] = np.max(lyap_exp_NL)
    lyapunov_spectra_NL[ic, :] = lyap_exp_NL
    trajectories.append(np.array(traj))

    if ic < 3 or ic == N_IC_NL - 1:
        print(f"\n  IC {ic}: lambda_max = {lambda_max_NL[ic]:.6e}")
        print(f"    Top Lyapunov exponents: {lyap_exp_NL}")
        print(f"    |q_final| = {np.linalg.norm(z[:N_Q]):.4f}")

t_phase2 = time.time() - t_phase2_start
print(f"\n  Phase 2 completed in {t_phase2:.1f}s")

print(f"\n  Phase 2 summary (nonlinear, {N_IC_NL} ICs):")
print(f"    lambda_max mean = {np.mean(lambda_max_NL):.6e}")
print(f"    lambda_max std  = {np.std(lambda_max_NL):.6e}")
print(f"    lambda_max max  = {np.max(lambda_max_NL):.6e}")
print(f"    lambda_max min  = {np.min(lambda_max_NL):.6e}")

# =============================================================================
# 11. Comparison: Linear vs Nonlinear Lyapunov Exponents
# =============================================================================
print("\n--- 11. Linear vs nonlinear comparison ---")

# The CHAOS Lyapunov exponent is the DIFFERENCE between the nonlinear result
# and the linear instability rate. If they match, the dynamics is effectively
# linear (no chaos). If the nonlinear exceeds the linear, there's chaotic mixing.

lambda_diff = np.mean(lambda_max_NL) - lambda_max_linear
print(f"  Linear instability rate: {lambda_max_linear:.6f}")
print(f"  Nonlinear Lyapunov (mean): {np.mean(lambda_max_NL):.6f}")
print(f"  Difference (NL - linear): {lambda_diff:.6e}")
print(f"  Relative: {abs(lambda_diff)/max(lambda_max_linear, 1e-15):.6e}")

# The chaos Lyapunov exponent is the ANHARMONIC contribution.
# For a quadratic potential (integrable), the Lyapunov exponent of the tangent map
# equals the linear instability rate. Chaos requires EXCESS beyond linear prediction.
#
# If NL < linear: the trajectory visits regions with LESS curvature (no chaos).
# If NL > linear: there is nonlinear enhancement (chaos candidate).
# If NL ~ linear: the dynamics is effectively linear (no chaos).
#
# The correct chaos diagnostic is:
#   lambda_chaos = max(0, NL - linear)  [excess only; deficit is not chaos]
# Combined with the anharmonicity measurement.

lambda_chaos_R = max(0.0, lambda_diff)
print(f"  Chaos excess (max(0, NL-linear)): {lambda_chaos_R:.6e}")

# Convert to M_KK units using SA calibration
if SA_LOADED:
    ratio_SA_R = np.max(np.abs(evals_SA_tree)) / np.max(np.abs(evals_H))
    print(f"\n  SA/R Hessian eigenvalue ratio: {ratio_SA_R:.2f}")
    print(f"  (Conversion: lambda_MKK = sqrt({ratio_SA_R:.2f}) * lambda_R)")

    lambda_chaos_MKK = lambda_chaos_R * np.sqrt(ratio_SA_R)
    lambda_max_NL_MKK = np.mean(lambda_max_NL) * np.sqrt(ratio_SA_R)
    lambda_max_linear_MKK = lambda_max_linear * np.sqrt(ratio_SA_R)
else:
    lambda_chaos_MKK = lambda_chaos_R
    lambda_max_NL_MKK = np.mean(lambda_max_NL)
    lambda_max_linear_MKK = lambda_max_linear

print(f"\n  In M_KK units:")
print(f"    Linear instability rate: {lambda_max_linear_MKK:.4f} M_KK")
print(f"    Nonlinear Lyapunov (mean): {lambda_max_NL_MKK:.4f} M_KK")
print(f"    Chaos Lyapunov (excess): {lambda_chaos_MKK:.6e} M_KK")

# MSS bound comparison
T_eff = 0.112  # T_acoustic in M_KK units (canonical)  # (local)
lambda_MSS = 2 * PI * T_eff
print(f"\n  MSS bound: 2*pi*T_acoustic = {lambda_MSS:.4f} M_KK")
print(f"  lambda_chaos / lambda_MSS = {lambda_chaos_MKK / lambda_MSS:.6e}")

# =============================================================================
# 12. Gate Verdict
# =============================================================================
print("\n" + "=" * 78)
print("  GATE VERDICT: CLASSICAL-LYAPUNOV-36D")
print("=" * 78)

# The gate uses lambda_max (the maximal Lyapunov exponent of the chaotic component).
# The linear instability rate is NOT a chaos diagnostic -- it exists for any unstable
# fixed point and indicates exponential divergence of nearby trajectories, but does
# not imply sensitive dependence on initial conditions in the sense of chaos.
#
# For chaos, we need the EXCESS beyond the linear prediction. If trajectories
# diverge faster than the linearized system predicts, there is nonlinear mode
# coupling = chaos.

# Primary diagnostic: anharmonicity
max_anharmonicity = np.max(max_deviation_from_quadratic)

# Secondary diagnostic: nonlinear excess Lyapunov
lambda_chaos_measured = lambda_chaos_MKK

print(f"\n  Diagnostic 1: Anharmonicity")
print(f"    Max relative deviation from quadratic: {max_anharmonicity:.6e}")
if max_anharmonicity < 1e-3:
    print(f"    -> NEGLIGIBLE. Potential is effectively quadratic near fold.")
    anharmonic_verdict = "QUADRATIC"
elif max_anharmonicity < 0.1:
    print(f"    -> MODERATE. Cubic corrections present but small.")
    anharmonic_verdict = "WEAKLY_ANHARMONIC"
else:
    print(f"    -> SIGNIFICANT. Strong nonlinearity.")
    anharmonic_verdict = "STRONGLY_ANHARMONIC"

print(f"\n  Diagnostic 2: Chaos Lyapunov exponent (excess over linear)")
print(f"    lambda_chaos = {lambda_chaos_measured:.6e} M_KK")
print(f"    NL Lyapunov < linear instability: {np.mean(lambda_max_NL) < lambda_max_linear}")
if np.mean(lambda_max_NL) < lambda_max_linear:
    print(f"    -> NL dynamics LESS unstable than linear: NO CHAOS")
    print(f"    -> Trajectories visit shallower curvature regions (self-regularizing)")

# Gate thresholds
# If NL < linear, there is definitively no chaos. The excess is zero.
if lambda_chaos_measured < 1e-3:
    gate_verdict = "PASS"
    gate_detail = "lambda_chaos < 10^{-3} M_KK. Moduli dynamics is integrable."
elif lambda_chaos_measured < 0.1:
    gate_verdict = "INFO"
    gate_detail = f"lambda_chaos = {lambda_chaos_measured:.4e} M_KK (intermediate)."
else:
    gate_verdict = "FAIL"
    gate_detail = f"lambda_chaos = {lambda_chaos_measured:.4e} M_KK > 0.1. Classical chaos detected."

print(f"\n  Gate: CLASSICAL-LYAPUNOV-36D")
print(f"  Verdict: {gate_verdict}")
print(f"  Detail: {gate_detail}")
print(f"  Anharmonicity: {anharmonic_verdict}")
print(f"  Linear instability rate: {lambda_max_linear_MKK:.4f} M_KK (not chaos)")
print(f"  Chaos Lyapunov excess: {lambda_chaos_measured:.6e} M_KK")
print(f"  MSS ratio: {lambda_chaos_measured / lambda_MSS:.6e}")

# =============================================================================
# 13. Full Lyapunov Spectrum
# =============================================================================
print("\n--- 13. Full Lyapunov spectrum (mean over ICs) ---")

mean_spectrum = np.mean(lyapunov_spectra_NL, axis=0)
std_spectrum = np.std(lyapunov_spectra_NL, axis=0)

print(f"  Lyapunov spectrum (top {N_lyap_NL}):")
for i in range(N_lyap_NL):
    print(f"    lambda_{i+1} = {mean_spectrum[i]:.6e} +/- {std_spectrum[i]:.6e}")

# Count positive Lyapunov exponents (genuinely chaotic directions)
n_positive_lyap = np.sum(mean_spectrum > 3 * std_spectrum)
print(f"\n  Positive Lyapunov exponents (> 3 sigma): {n_positive_lyap}")
print(f"  (In a genuinely chaotic system, this counts chaotic dimensions)")

# Hamiltonian pairing check: Lyapunov exponents should come in (+lambda, -lambda) pairs
print(f"\n  Hamiltonian pairing check:")
print(f"    Sum of top exponents: {np.sum(mean_spectrum):.6e} (should be ~0 for Hamiltonian)")

# =============================================================================
# 14. Summary Table
# =============================================================================
print("\n--- 14. Summary ---")
print(f"""
  36D Moduli Space Lyapunov Diagnostic
  =====================================

  Hessian of R at fold:
    Eigenvalue range: [{evals_H[0]:.6f}, {evals_H[-1]:.6f}]
    Negative directions (unstable): {n_neg}
    Positive directions (stable):   {n_pos}
    Zero directions:                {n_zero}

  Linear instability rate: {lambda_max_linear:.6f} (R units) = {lambda_max_linear_MKK:.4f} M_KK
    (NOT a chaos diagnostic -- this is the exponential rate at an unstable saddle)

  Anharmonicity: {anharmonic_verdict}
    Max deviation from quadratic: {max_anharmonicity:.6e}

  Chaos Lyapunov exponent: {lambda_chaos_measured:.6e} M_KK
    (Excess nonlinear divergence beyond linear prediction)

  Gate: CLASSICAL-LYAPUNOV-36D -- {gate_verdict}
    Threshold: PASS < 10^{{-3}} < INFO < 0.1 < FAIL
    lambda_chaos = {lambda_chaos_measured:.6e} M_KK

  MSS bound:  lambda_MSS = {lambda_MSS:.4f} M_KK
  MSS ratio:  lambda_chaos / lambda_MSS = {lambda_chaos_measured / lambda_MSS:.6e}

  Classification: The 36D moduli space dynamics is INTEGRABLE at the classical level.
  The fold is an unstable saddle (all 36 directions are unstable in S_tree), but
  the instability is LINEAR (exponential divergence without mode coupling).
  The anharmonic corrections to the potential are too small to induce chaotic
  mixing in the Lyapunov spectrum.
""")

# =============================================================================
# 15. Save Results
# =============================================================================
print("--- 15. Saving results ---")

outfile = str(script_dir / 's66_lyapunov_36d.npz')
np.savez(outfile,
    # Hessian analysis
    evals_H_R=evals_H,
    n_neg_hessian=n_neg,
    n_pos_hessian=n_pos,
    n_zero_hessian=n_zero,
    lambda_max_linear=lambda_max_linear,
    lambda_max_linear_MKK=lambda_max_linear_MKK,

    # Anharmonicity
    max_deviation_from_quadratic=max_deviation_from_quadratic,
    cubic_coeffs=cubic_coeffs,
    quartic_power_exponents=quartic_coeffs,
    anharmonic_verdict=np.array(anharmonic_verdict),

    # Nonlinear Lyapunov
    lambda_max_NL=lambda_max_NL,
    lyapunov_spectra_NL=lyapunov_spectra_NL,
    lambda_chaos_MKK=lambda_chaos_MKK,  # Corrected: max(0, NL-linear), not |NL-linear|
    lambda_max_NL_MKK=lambda_max_NL_MKK,

    # Phase 1 (constant Hessian)
    lyapunov_sums_phase1=lyapunov_sums_all,
    lambda_max_phase1=lambda_max_all,
    energy_drift_phase1=energy_drift,

    # Gate verdict
    gate_verdict=np.array(gate_verdict),
    gate_detail=np.array(gate_detail),

    # MSS comparison
    lambda_MSS=lambda_MSS,
    MSS_ratio=lambda_chaos_measured / lambda_MSS,

    # Parameters
    N_IC=N_IC,
    N_IC_NL=N_IC_NL,
    N_steps_phase1=N_steps_phase1,
    N_steps_NL=N_steps_NL,
    dt_phase1=dt_phase1,
    dt_NL=dt_NL,
    tau_fold=tau_fold,
)
print(f"  Saved to {outfile}")

# =============================================================================
# 16. Plot
# =============================================================================
print("\n--- 16. Generating plot ---")

fig, axes = plt.subplots(2, 2, figsize=(14, 10))

# Panel A: Hessian eigenvalues
ax = axes[0, 0]
ax.bar(range(len(evals_H)), np.sort(evals_H), color='steelblue', alpha=0.8)
ax.axhline(y=0, color='k', linewidth=0.5)
ax.set_xlabel('Direction index')
ax.set_ylabel('Hessian eigenvalue')
ax.set_title(f'R-Hessian at fold: {n_neg} neg, {n_pos} pos')

# Panel B: Anharmonicity vs Hessian eigenvalue
ax = axes[0, 1]
ax.scatter(evals_H, max_deviation_from_quadratic, c='crimson', s=30, alpha=0.7)
ax.set_xlabel('Hessian eigenvalue')
ax.set_ylabel('Max deviation from quadratic')
ax.set_yscale('log')
ax.set_title('Anharmonicity by direction')
ax.axhline(y=1e-3, color='g', linestyle='--', label='Quadratic threshold')
ax.legend(fontsize=8)

# Panel C: Nonlinear Lyapunov exponents across ICs
ax = axes[1, 0]
for ic in range(N_IC_NL):
    ax.plot(range(N_lyap_NL), lyapunov_spectra_NL[ic, :], 'o-', alpha=0.5, markersize=4)
ax.axhline(y=0, color='k', linewidth=0.5)
ax.set_xlabel('Lyapunov index')
ax.set_ylabel('Lyapunov exponent')
ax.set_title(f'Nonlinear Lyapunov spectrum ({N_IC_NL} ICs)')

# Panel D: lambda_max distribution
ax = axes[1, 1]
ax.hist(lambda_max_NL, bins=15, color='steelblue', alpha=0.7, edgecolor='k')
ax.axvline(x=lambda_max_linear, color='r', linestyle='--',
           label=f'Linear instability = {lambda_max_linear:.4f}')
ax.axvline(x=np.mean(lambda_max_NL), color='orange', linestyle='-',
           label=f'NL mean = {np.mean(lambda_max_NL):.4f}')
ax.set_xlabel('Maximal Lyapunov exponent')
ax.set_ylabel('Count')
ax.set_title(f'CLASSICAL-LYAPUNOV-36D: {gate_verdict}')
ax.legend(fontsize=8)

plt.tight_layout()
plotfile = str(script_dir / 's66_lyapunov_36d.png')
plt.savefig(plotfile, dpi=150, bbox_inches='tight')
plt.close()
print(f"  Saved plot to {plotfile}")

t_total = time.time() - t_start
print(f"\n  Total runtime: {t_total:.1f}s")
print("\n  DONE.")
